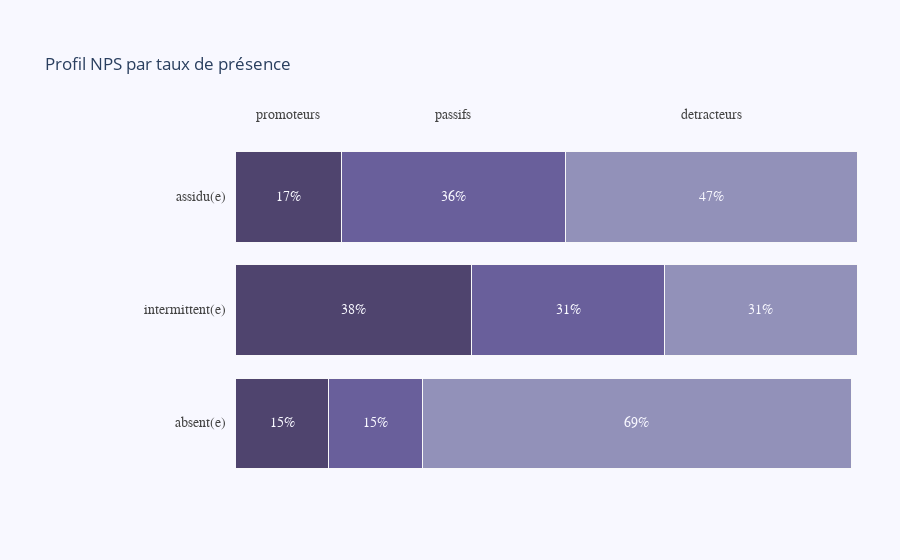

Source (notebook cell):
### Code cell
cats = labels["presence"]
i = 3
ic = False
iv = True
il = True
pct = True

mes = "Profil NPS"
top_labels = labels["NPS"]
print(mes)
print(abs_nps_tx[mes])
title = f"{mes} par taux de présence"
plot_horizontal_barchart(cats, abs_nps_tx[mes], top_labels, inv_cats=ic, inv_values=iv, inv_labels=il, pct=pct, title=title)

### Figure 1 — Plotly figure (JSON) as saved in the notebook; plotly's stock layout.template omitted (floating-point values rounded to 4 significant figures)
{"data": [{"marker": {"color": "rgba(38, 24, 74, 0.8)", "line": {"color": "rgb(248, 248, 249)", "width": 1}}, "orientation": "h", "type": "bar", "x": [15], "y": ["absent(e)"]}, {"marker": {"color": "rgba(38, 24, 74, 0.8)", "line": {"color": "rgb(248, 248, 249)", "width": 1}}, "orientation": "h", "type": "bar", "x": [38], "y": ["intermittent(e)"]}, {"marker": {"color": "rgba(38, 24, 74, 0.8)", "line": {"color": "rgb(248, 248, 249)", "width": 1}}, "orientation": "h", "type": "bar", "x": [17], "y": ["assidu(e)"]}, {"marker": {"color": "rgba(71, 58, 131, 0.8)", "line": {"color": "rgb(248, 248, 249)", "width": 1}}, "orientation": "h", "type": "bar", "x": [15], "y": ["absent(e)"]}, {"marker": {"color": "rgba(71, 58, 131, 0.8)", "line": {"color": "rgb(248, 248, 249)", "width": 1}}, "orientation": "h", "type": "bar", "x": [31], "y": ["intermittent(e)"]}, {"marker": {"color": "rgba(71, 58, 131, 0.8)", "line": {"color": "rgb(248, 248, 249)", "width": 1}}, "orientation": "h", "type": "bar", "x": [36], "y": ["assidu(e)"]}, {"marker": {"color": "rgba(122, 120, 168, 0.8)", "line": {"color": "rgb(248, 248, 249)", "width": 1}}, "orientation": "h", "type": "bar", "x": [69], "y": ["absent(e)"]}, {"marker": {"color": "rgba(122, 120, 168, 0.8)", "line": {"color": "rgb(248, 248, 249)", "width": 1}}, "orientation": "h", "type": "bar", "x": [31], "y": ["intermittent(e)"]}, {"marker": {"color": "rgba(122, 120, 168, 0.8)", "line": {"color": "rgb(248, 248, 249)", "width": 1}}, "orientation": "h", "type": "bar", "x": [47], "y": ["assidu(e)"]}], "layout": {"annotations": [{"align": "right", "font": {"color": "rgb(67, 67, 67)", "family": "Arial", "size": 14}, "showarrow": false, "text": "absent(e)", "x": 0.14, "xanchor": "right", "xref": "paper", "y": "absent(e)", "yref": "y"}, {"font": {"color": "rgb(248, 248, 255)", "family": "Arial", "size": 14}, "showarrow": false, "text": "15%", "x": 7.5, "xref": "x", "y": "absent(e)", "yref": "y"}, {"font": {"color": "rgb(248, 248, 255)", "family": "Arial", "size": 14}, "showarrow": false, "text": "15%", "x": 22.5, "xref": "x", "y": "absent(e)", "yref": "y"}, {"font": {"color": "rgb(248, 248, 255)", "family": "Arial", "size": 14}, "showarrow": false, "text": "69%", "x": 64.5, "xref": "x", "y": "absent(e)", "yref": "y"}, {"align": "right", "font": {"color": "rgb(67, 67, 67)", "family": "Arial", "size": 14}, "showarrow": false, "text": "intermittent(e)", "x": 0.14, "xanchor": "right", "xref": "paper", "y": "intermittent(e)", "yref": "y"}, {"font": {"color": "rgb(248, 248, 255)", "family": "Arial", "size": 14}, "showarrow": false, "text": "38%", "x": 19, "xref": "x", "y": "intermittent(e)", "yref": "y"}, {"font": {"color": "rgb(248, 248, 255)", "family": "Arial", "size": 14}, "showarrow": false, "text": "31%", "x": 53.5, "xref": "x", "y": "intermittent(e)", "yref": "y"}, {"font": {"color": "rgb(248, 248, 255)", "family": "Arial", "size": 14}, "showarrow": false, "text": "31%", "x": 84.5, "xref": "x", "y": "intermittent(e)", "yref": "y"}, {"align": "right", "font": {"color": "rgb(67, 67, 67)", "family": "Arial", "size": 14}, "showarrow": false, "text": "assidu(e)", "x": 0.14, "xanchor": "right", "xref": "paper", "y": "assidu(e)", "yref": "y"}, {"font": {"color": "rgb(248, 248, 255)", "family": "Arial", "size": 14}, "showarrow": false, "text": "17%", "x": 8.5, "xref": "x", "y": "assidu(e)", "yref": "y"}, {"font": {"color": "rgb(67, 67, 67)", "family": "Arial", "size": 14}, "showarrow": false, "text": "promoteurs", "x": 8.5, "xref": "x", "y": 1.1, "yref": "paper"}, {"font": {"color": "rgb(248, 248, 255)", "family": "Arial", "size": 14}, "showarrow": false, "text": "36%", "x": 35, "xref": "x", "y": "assidu(e)", "yref": "y"}, {"font": {"color": "rgb(67, 67, 67)", "family": "Arial", "size": 14}, "showarrow": false, "text": "passifs", "x": 35, "xref": "x", "y": 1.1, "yref": "paper"}, {"font": {"color": "rgb(248, 248, 255)", "family": "Arial", "size": 14}, "showarrow": false, "text": "47%", "x": 76.5, "xref": "x", "y": "assidu(e)", "yref": "y"}, {"font": {"color": "rgb(67, 67, 67)", "family": "Arial", "size": 14}, "showarrow": false, "text": "detracteurs", "x": 76.5, "xref": "x", "y": 1.1, "yref": "paper"}], "barmode": "stack", "margin": {"b": 80, "l": 120, "r": 10, "t": 140}, "paper_bgcolor": "rgb(248, 248, 255)", "plot_bgcolor": "rgb(248, 248, 255)", "showlegend": false, "title": {"text": "Profil NPS par taux de présence"}, "xaxis": {"domain": [0.15, 1], "showgrid": false, "showline": false, "showticklabels": false, "zeroline": false}, "yaxis": {"showgrid": false, "showline": false, "showticklabels": false, "zeroline": false}}}
